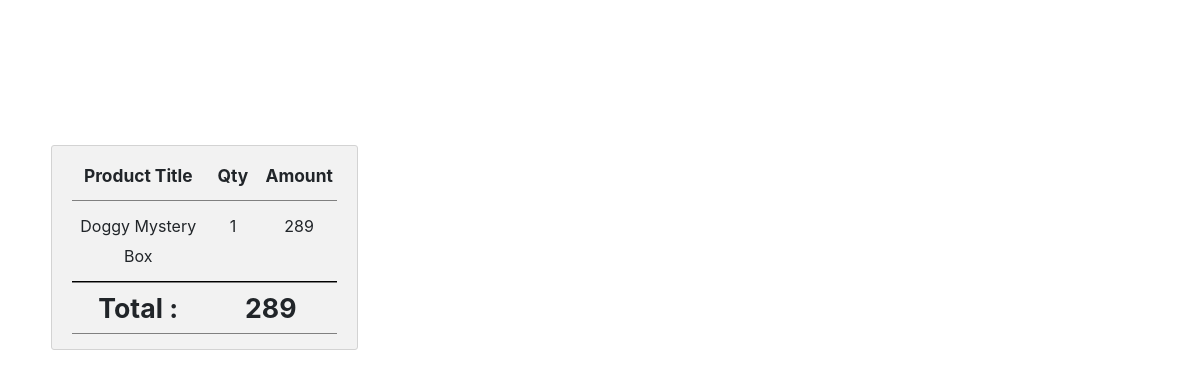
The app's page /checkout.php (signed in), older data.
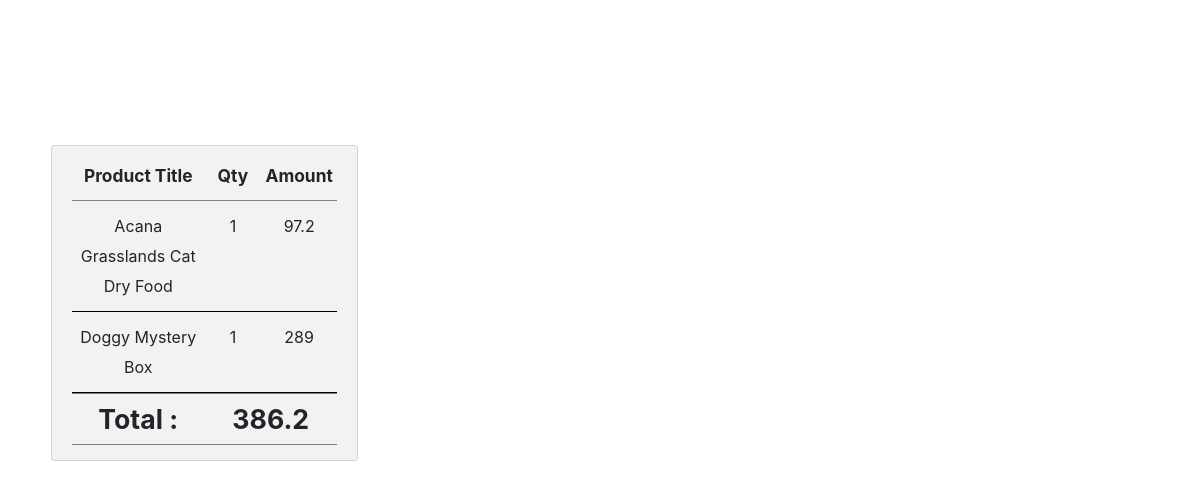
The same page, newer data.
### tables this page shows
CREATE TABLE IF NOT EXISTS `product` (
  `Product_ID` int(20) NOT NULL AUTO_INCREMENT,
  `Product_Name` varchar(50) NOT NULL,
  `Brand` varchar(50) NOT NULL,
  `Type_of_Animal` varchar(20) NOT NULL,
  `Category` varchar(20) NOT NULL,
  `Description` text NOT NULL,
  `Price` float NOT NULL,
  `Quantity` int(11) NOT NULL,
  `Product_Status` varchar(40) NOT NULL,
  `Supplier_ID` varchar(20) NOT NULL,
  `Staff_ID` varchar(20) NOT NULL,
  `Product_Image` longblob NOT NULL,
  PRIMARY KEY (`Product_ID`),
  KEY `Supplier_ID` (`Supplier_ID`),
  KEY `Staff_ID` (`Staff_ID`)
);

CREATE TABLE IF NOT EXISTS `shopping_cart` (
  `Cart_ID` int(20) NOT NULL AUTO_INCREMENT,
  `Email` varchar(20) NOT NULL,
  `Product_ID` varchar(20) NOT NULL,
  `Quantity` int(11) NOT NULL,
  `Price` float NOT NULL,
  PRIMARY KEY (`Cart_ID`,`Email`,`Product_ID`),
  KEY `Product_ID` (`Product_ID`),
  KEY `Email` (`Email`)
);

### checkout.php (the view, shortened to what this page needs)
<?php
include ("conn.php");
?>
<!DOCTYPE html>
<html>
<head>
    <link href="css/bootstrap.min.css" rel="stylesheet">
    <link href="css/style.css" rel="stylesheet">
</head>
<body>
<div class="content-area">
    <div class="container-fluid">
        <div class="col-25">
            <div class="container-checkout">
                <div class="checkoutTitleColumn">
                    <div class="productNameTitle">
                        Product Title
                    </div>
                    <div class="productQuantityTitle">
                        Qty
                    </div>
                    <div class="productPriceTitle">
                        Amount
                    </div>
                </div>
                <?php
                if (isset($_SESSION["user_email"])) {
                    $Email=$_SESSION["user_email"];
                    $mysql_run = mysqli_query($con, "SELECT * FROM shopping_cart WHERE Email='$Email'");
                    while ($row=mysqli_fetch_assoc($mysql_run)) {
                        $Product_ID = $row["Product_ID"];
                        $Quantity = $row["Quantity"];
                        $Price = $row["Price"];
                        $amount=($Price * $Quantity);
                        $sql_run = mysqli_query($con, "SELECT * FROM product WHERE Product_ID = '$Product_ID'");
                        while ($row = mysqli_fetch_assoc($sql_run)) {
                            $Product_Name=$row['Product_Name'];
                    echo'
                        <div class="checkoutList">
                            <div class="productName">
                                '.$Product_Name.'
                            </div>
                            <div class="productQuantity">
                                '.$Quantity.'
                            </div>
                            <div class="productPrice">
                                '.$amount.'
                            </div>
                        </div>
                        ';
                        }
                    }?>
                    <?php
                    if (isset($_SESSION["user_email"])) {
                        $Email=$_SESSION["user_email"];
                    $run=mysqli_query($con, "SELECT Email, SUM(Quantity*Price) As Total_Payment FROM shopping_cart WHERE Email='$Email'");
                    while ($row=mysqli_fetch_assoc($run)) {
                        $Total_Payment=$row['Total_Payment'];
                        $Total=round($Total_Payment, 2);
                    echo '
                    <div class="checkoutPrice">
                        <div class="checkoutPriceTitle">
                            Total :
                        </div>
                        <div class="checkoutTotalPrice">
                        '.$Total.'
                        </div>
                    </div>
                </div>
                ';
                    }
                }
                }
                ?>
            </div>
        </div>
    </div>
</body>
</html>

### css/style.css (style rules this page uses)
* { margin: 0; padding: 0; }
body { text-align: center; }
.content-area { position: relative; top: 110px; padding-top: 30px; padding: 20px; line-height: 30px; margin: 0; }

### checkout.php (style rules this page uses)
.container-fluid { display: flex; padding: 15px; margin: auto; }
.col-25 { width: 30%; float: left; }
.col-25, .col-50, .col-75 { padding: 0 16px; }
.container-checkout { background-color: #f2f2f2; padding: 5px 20px 15px 20px; border: 1px solid lightgrey; border-radius: 3px; }
.checkoutTitleColumn, .checkoutList, .checkoutPrice { display: flex; text-align: center; }
.checkoutList { border-bottom: 1px solid black; padding: 10px 0px; }
.checkoutTitleColumn { height: 50px; padding-top: 10px; font-size: 13pt; font-weight: bold; border-bottom: 1px solid grey; }
.productNameTitle, .productName { width: 175px; }
.productQuantityTitle, .productQuantity { width: 75px; }
.productPriceTitle, .productPrice { width: 100px; }
.checkoutPrice { border-top: 1px solid grey; border-bottom: 1px solid grey; }
.checkoutPrice div { width: 50%; height: 50px; padding-top: 10px; font-size: 20pt; font-weight: bold; }

Row changes from the older to the newer data that the page shows:
added shopping_cart: Quantity "1", Price "97.2"
now on this page (row unchanged): product: Product_Name "Acana Grasslands Cat Dry Food"
Text that changed along with them:
new list line: "Total : 386.2"
list line gone: "Total : 289"
